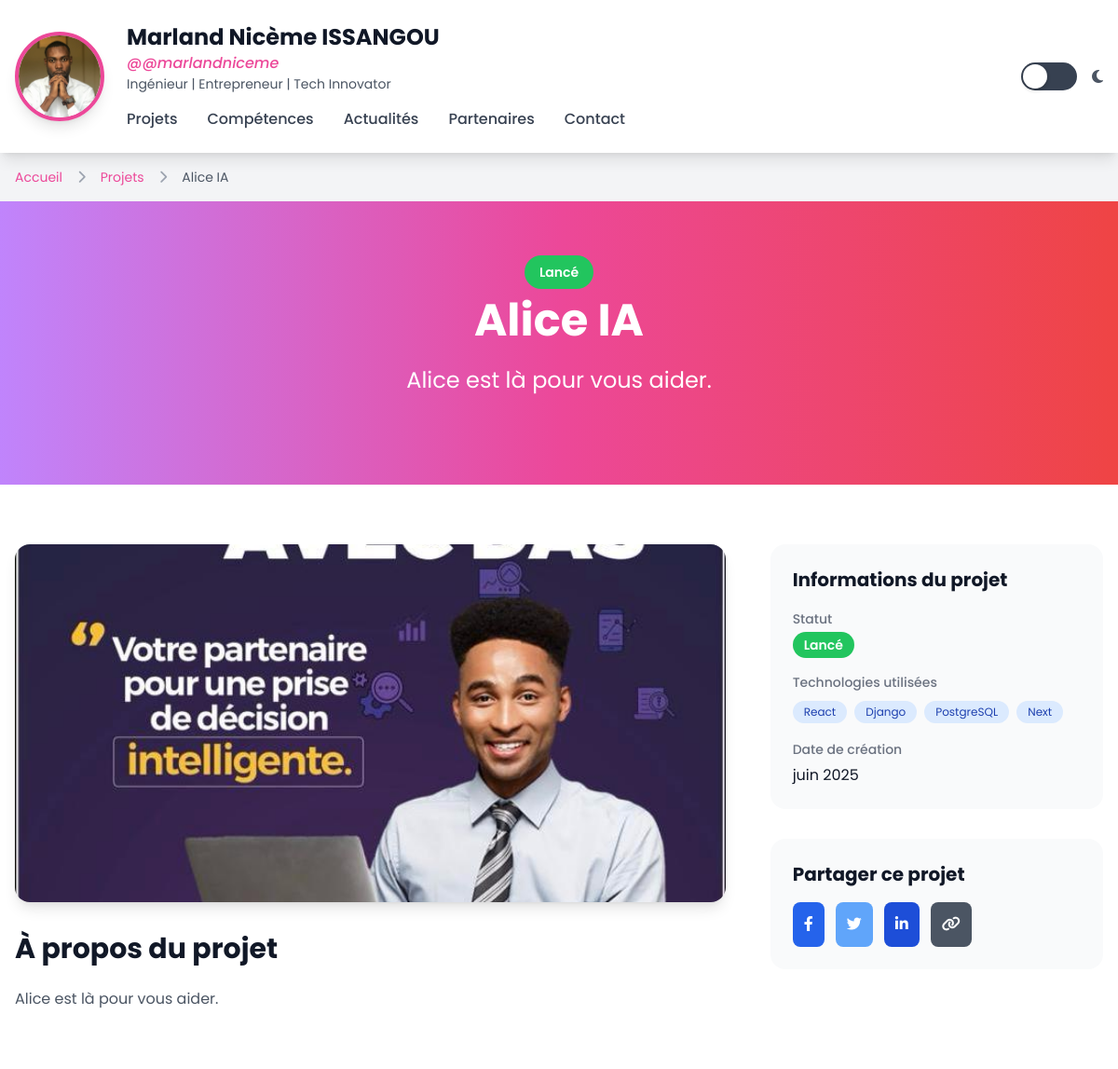
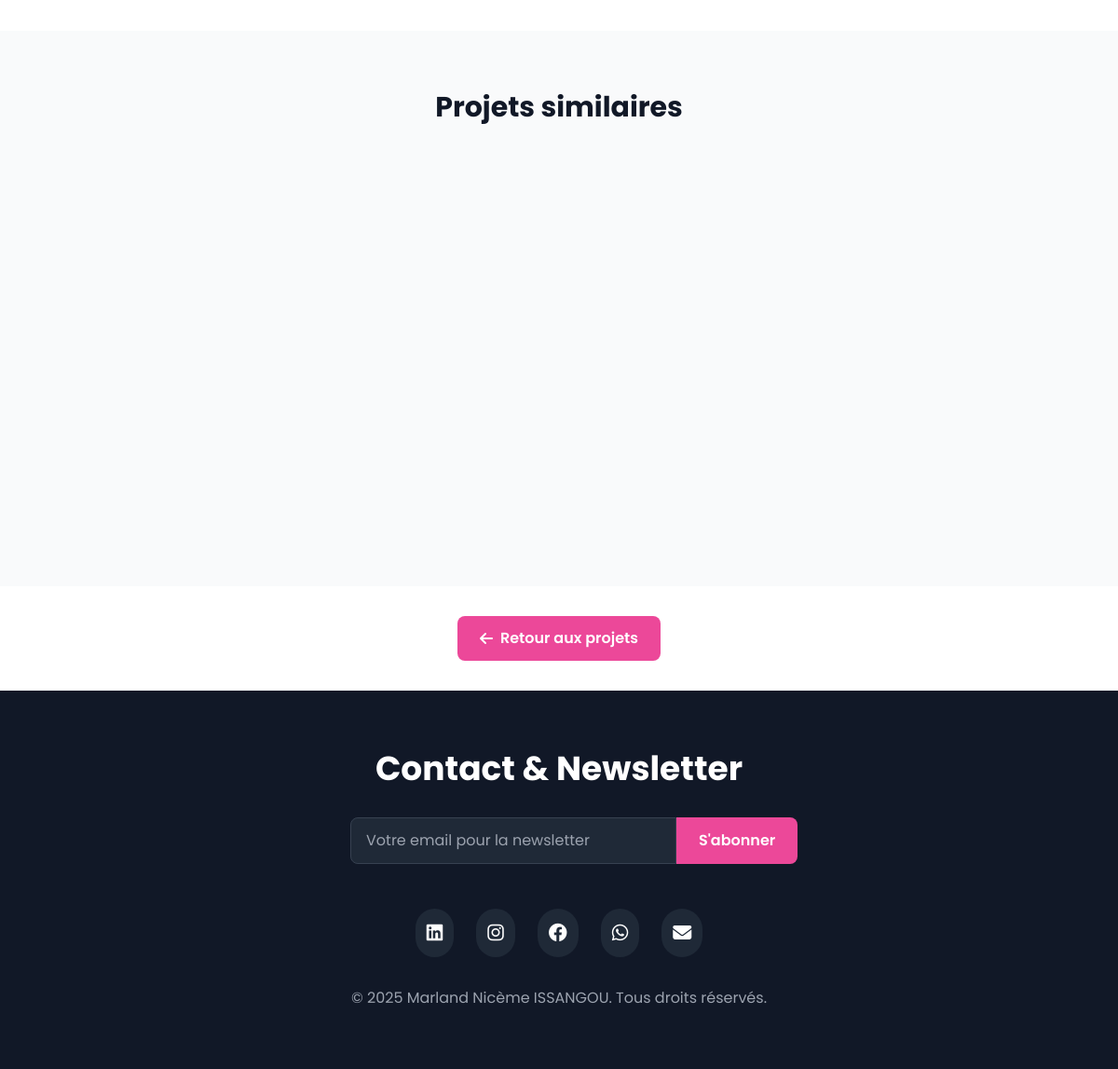
The page /projet/alice-ia/ on the database its author committed (2 pictures, top to bottom).
### portfolio/models.py (models this page shows, shortened)
class Profile(models.Model):
    nom = models.CharField(max_length=100, verbose_name="Nom")
    prenom = models.CharField(max_length=100, verbose_name="Prénom")
    pseudo = models.CharField(max_length=50, unique=True, verbose_name="Pseudo")
    titre_professionnel = models.CharField(max_length=200, verbose_name="Titre professionnel")
    bio = models.TextField(verbose_name="Biographie")
    photo_profil = models.ImageField(
        upload_to='profile/',
        verbose_name="Photo de profil",
        help_text="Recommandé : 400x400px"
    )
    created_at = models.DateTimeField(auto_now_add=True)
    updated_at = models.DateTimeField(auto_now=True)
    class Meta:
        verbose_name = "Profil"
        verbose_name_plural = "Profils"
    @property
    def nom_complet(self):
        return f"{self.prenom} {self.nom}"

class Project(models.Model):
    STATUS_CHOICES = [
        ('en_cours', 'En cours'),
        ('lance', 'Lancé'),
        ('beta', 'Beta'),
        ('termine', 'Terminé'),
        ('pause', 'En pause'),
    ]
    STATUS_COLORS = {
        'en_cours': 'bg-orange-500',
        'lance': 'bg-green-500',
        'beta': 'bg-blue-500',
        'termine': 'bg-gray-500',
        'pause': 'bg-red-500',
    }
    titre = models.CharField(max_length=200, verbose_name="Titre du projet")
    description_courte = models.TextField(
        max_length=300,
        verbose_name="Description courte",
        help_text="Résumé en 300 caractères max"
    )
    description_detaillee = models.TextField(
        verbose_name="Description détaillée",
        help_text="Description complète pour la page détail"
    )
    image = models.ImageField(
        upload_to='projects/',
        verbose_name="Image du projet",
        help_text="Recommandé : 800x600px"
    )
    statut = models.CharField(
        max_length=20,
        choices=STATUS_CHOICES,
        default='en_cours',
        verbose_name="Statut"
    )
    technologies = models.JSONField(
        default=list,
        verbose_name="Technologies utilisées",
        help_text="Ex: [\"React\", \"Django\", \"PostgreSQL\"]"
    )
    slug = models.SlugField(unique=True, blank=True)
    ordre_affichage = models.IntegerField(default=0, verbose_name="Ordre d'affichage")
    featured = models.BooleanField(default=False, verbose_name="Projet mis en avant")
    url_demo = models.URLField(blank=True, null=True, verbose_name="URL de démo")
    url_github = models.URLField(blank=True, null=True, verbose_name="URL GitHub")
    created_at = models.DateTimeField(auto_now_add=True)
    updated_at = models.DateTimeField(auto_now=True)
    class Meta:
        verbose_name = "Projet"
        verbose_name_plural = "Projets"
        ordering = ['ordre_affichage', '-created_at']
    @property
    def status_color(self):
        return self.STATUS_COLORS.get(self.statut, 'bg-gray-500')
    def get_absolute_url(self):
        from django.urls import reverse
        return reverse('portfolio:projet_detail', kwargs={'slug': self.slug})

### portfolio/views.py (the view)
# urls.py: path('projet/<slug:slug>/', views.projet_detail, name='projet_detail'),
def projet_detail(request, slug):
    projet = get_object_or_404(Project, slug=slug)
    projets_similaires = Project.objects.filter(
        featured=True
    ).exclude(id=projet.id).order_by('ordre_affichage')[:3]
    context = {
        'projet': projet,
        'projets_similaires': projets_similaires,
        'profile': Profile.objects.first(),
    }
    return render(request, 'portfolio/projet_detail.html', context)

### templates/portfolio/projet_detail.html (shortened to what this page needs)
{% extends 'base.html' %}
{% load static %}
{% block content %}
    <nav class="bg-gray-100 dark:bg-gray-800 py-4">
        <div class="max-w-7xl mx-auto px-4">
            <ol class="flex items-center space-x-2 text-sm">
                <li><a href="{% url 'portfolio:index' %}" class="text-pink-500 hover:text-pink-700">Accueil</a></li>
                <li><i class="fas fa-chevron-right text-gray-400 mx-2"></i></li>
                <li><a href="{% url 'portfolio:index' %}#projets" class="text-pink-500 hover:text-pink-700">Projets</a></li>
                <li><i class="fas fa-chevron-right text-gray-400 mx-2"></i></li>
                <li class="text-gray-600 dark:text-gray-300">{{ projet.titre }}</li>
            </ol>
        </div>
    </nav>
    <section class="py-16 bg-gradient-to-r from-purple-400 via-pink-500 to-red-500 text-white">
        <div class="max-w-7xl mx-auto px-4">
            <div class="text-center animate-fade-in-up">
                <div class="mb-4">
                    <span class="{{ projet.status_color }} text-white px-4 py-2 rounded-full text-sm font-semibold">
                        {{ projet.get_statut_display }}
                    </span>
                </div>
                <h1 class="text-4xl md:text-5xl font-bold mb-6">{{ projet.titre }}</h1>
                <p class="text-xl md:text-2xl leading-relaxed max-w-4xl mx-auto">
                    {{ projet.description_courte }}
                </p>
            </div>
        </div>
    </section>
    <section class="py-16 bg-white dark:bg-gray-800">
        <div class="max-w-7xl mx-auto px-4">
            <div class="grid grid-cols-1 lg:grid-cols-3 gap-12">
                <div class="lg:col-span-2">
                    <div class="mb-8">
                        <img src="{{ projet.image.url }}" alt="{{ projet.titre }}"
                             class="w-full h-96 object-cover rounded-2xl shadow-lg">
                    </div>
                    <div class="mb-8">
                        <h2 class="text-3xl font-bold mb-6 text-gray-900 dark:text-white">À propos du projet</h2>
                        <div class="prose prose-lg max-w-none text-gray-600 dark:text-gray-300">
                            {{ projet.description_detaillee|linebreaks }}
                        </div>
                    </div>
                </div>
                <div class="lg:col-span-1">
                    <div class="bg-gray-50 dark:bg-gray-700 rounded-2xl p-6 mb-8">
                        <h3 class="text-xl font-bold mb-4 text-gray-900 dark:text-white">Informations du projet</h3>
                        <div class="space-y-4">
                            <div>
                                <span class="text-sm font-medium text-gray-500 dark:text-gray-400">Statut</span>
                                <div class="mt-1">
                                    <span class="{{ projet.status_color }} text-white px-3 py-1 rounded-full text-sm font-semibold">
                                        {{ projet.get_statut_display }}
                                    </span>
                                </div>
                            </div>
                            {% if projet.technologies %}
                            <div>
                                <span class="text-sm font-medium text-gray-500 dark:text-gray-400">Technologies utilisées</span>
                                <div class="mt-2 flex flex-wrap gap-2">
                                    {% for tech in projet.technologies %}
                                    <span class="bg-blue-100 dark:bg-blue-900 text-blue-800 dark:text-blue-200 text-xs px-3 py-1 rounded-full">
                                        {{ tech }}
                                    </span>
                                    {% endfor %}
                                </div>
                            </div>
                            {% endif %}
                            <div>
                                <span class="text-sm font-medium text-gray-500 dark:text-gray-400">Date de création</span>
                                <p class="mt-1 text-gray-900 dark:text-white">{{ projet.created_at|date:"F Y" }}</p>
                            </div>
                        </div>
                    </div>
                    <div class="bg-gray-50 dark:bg-gray-700 rounded-2xl p-6">
                        <h3 class="text-xl font-bold mb-4 text-gray-900 dark:text-white">Partager ce projet</h3>
                        <div class="flex space-x-3">
                            <a href="https://www.facebook.com/sharer/sharer.php?u={{ request.build_absolute_uri }}"
                               target="_blank"
                               class="bg-blue-600 text-white p-3 rounded-lg hover:bg-blue-700 transition-colors">
                                <i class="fab fa-facebook-f"></i>
                            </a>
                            <a href="https://twitter.com/intent/tweet?url={{ request.build_absolute_uri }}&text={{ projet.titre }}"
                               target="_blank"
                               class="bg-blue-400 text-white p-3 rounded-lg hover:bg-blue-500 transition-colors">
                                <i class="fab fa-twitter"></i>
                            </a>
                            <a href="https://www.linkedin.com/sharing/share-offsite/?url={{ request.build_absolute_uri }}"
                               target="_blank"
                               class="bg-blue-700 text-white p-3 rounded-lg hover:bg-blue-800 transition-colors">
                                <i class="fab fa-linkedin-in"></i>
                            </a>
                            <button onclick="copyToClipboard('{{ request.build_absolute_uri }}')"
                                    class="bg-gray-600 text-white p-3 rounded-lg hover:bg-gray-700 transition-colors">
                                <i class="fas fa-link"></i>
                            </button>
                        </div>
                    </div>
                </div>
            </div>
        </div>
    </section>
    {% if projets_similaires %}
    <section class="py-16 bg-gray-50 dark:bg-gray-900">
        <div class="max-w-7xl mx-auto px-4">
            <h2 class="text-3xl font-bold text-center mb-12 text-gray-900 dark:text-white">Projets similaires</h2>
            <div class="grid grid-cols-1 md:grid-cols-2 lg:grid-cols-3 gap-8">
            </div>
        </div>
    </section>
    {% endif %}
    <section class="py-8 bg-white dark:bg-gray-800">
        <div class="max-w-7xl mx-auto px-4 text-center">
            <a href="{% url 'portfolio:index' %}#projets"
               class="inline-flex items-center bg-pink-500 text-white px-6 py-3 rounded-lg font-semibold hover:bg-pink-600 transition-colors">
                <i class="fas fa-arrow-left mr-2"></i>
                Retour aux projets
            </a>
        </div>
    </section>
{% endblock %}

### templates/base.html (shortened to what this page needs)
<!DOCTYPE html>
<html lang="fr">
<head>
    <meta property="og:image" content="{% block og_image %}{% load static %}{% static 'img/og-image.jpg' %}{% endblock %}">
    <meta property="twitter:image" content="{% block twitter_image %}{% load static %}{% static 'img/twitter-image.jpg' %}{% endblock %}">
    {% load static %}
    <script src="https://cdn.tailwindcss.com"></script>
    <link rel="stylesheet" href="https://cdnjs.cloudflare.com/ajax/libs/font-awesome/6.4.0/css/all.min.css">
    <link rel="stylesheet" href="https://cdn.jsdelivr.net/npm/swiper@10/swiper-bundle.min.css" />
</head>
<body class="bg-gray-50 text-gray-900 transition-all duration-300" id="body">
    <header class="bg-white shadow-lg sticky top-0 z-50 transition-all duration-300" id="header">
        <div class="max-w-7xl mx-auto px-4 py-6">
            <div class="flex items-center justify-between">
                <div class="flex items-center space-x-6">
                    {% if profile %}
                    <img src="{{ profile.photo_profil.url }}" alt="{{ profile.nom_complet }}" class="w-20 h-20 md:w-24 md:h-24 rounded-full border-4 border-pink-500 object-cover shadow-lg">
                    <div class="hidden md:block">
                        <h1 class="text-2xl font-bold text-gray-900">{{ profile.nom_complet }}</h1>
                        <p class="text-pink-500 font-medium italic">@{{ profile.pseudo }}</p>
                        <p class="text-gray-600 text-sm">{{ profile.titre_professionnel }}</p>
                        <nav class="hidden lg:block mt-4">
                            <ul class="flex space-x-8">
                                <li><a href="#projets" class="text-gray-700 hover:text-pink-500 font-medium transition-colors">Projets</a></li>
                                <li><a href="#skills" class="text-gray-700 hover:text-pink-500 font-medium transition-colors">Compétences</a></li>
                                <li><a href="#news" class="text-gray-700 hover:text-pink-500 font-medium transition-colors">Actualités</a></li>
                                <li><a href="#partners" class="text-gray-700 hover:text-pink-500 font-medium transition-colors">Partenaires</a></li>
                                <li><a href="#contact" class="text-gray-700 hover:text-pink-500 font-medium transition-colors">Contact</a></li>
                            </ul>
                        </nav>
                    </div>
                    {% endif %}
                </div>
                <div class="flex items-center space-x-4">
                    <div class="toggle-switch" id="themeToggle">
                        <div class="toggle-thumb"></div>
                    </div>
                    <i class="fas fa-moon text-gray-600" id="themeIcon"></i>
                </div>
            </div>
        </div>
    </header>
    <main>
        {% block content %}{% endblock %}
    </main>
    <footer class="py-16 bg-gray-900 text-white" id="contact">
        <div class="max-w-7xl mx-auto px-4">
            <div class="text-center mb-12">
                <h2 class="text-3xl md:text-4xl font-bold mb-8">Contact & Newsletter</h2>
                <div class="max-w-md mx-auto">
                    <form id="newsletterForm" class="flex">
                        <input type="email" id="newsletterEmail" placeholder="Votre email pour la newsletter"
                               class="flex-1 px-4 py-3 rounded-l-lg bg-gray-800 border border-gray-700 text-white placeholder-gray-400 focus:outline-none focus:ring-2 focus:ring-pink-500"
                               required>
                        <button type="submit" id="newsletterBtn" class="bg-pink-500 hover:bg-pink-600 px-6 py-3 rounded-r-lg font-semibold transition-colors">
                            S'abonner
                        </button>
                    </form>
                </div>
            </div>
            <div class="flex justify-center space-x-6 mb-8">
                <a href="#" class="bg-gray-800 hover:bg-blue-600 p-3 rounded-full transition-colors">
                    <i class="fab fa-linkedin text-xl"></i>
                </a>
                <a href="#" class="bg-gray-800 hover:bg-pink-600 p-3 rounded-full transition-colors">
                    <i class="fab fa-instagram text-xl"></i>
                </a>
                <a href="#" class="bg-gray-800 hover:bg-blue-500 p-3 rounded-full transition-colors">
                    <i class="fab fa-facebook text-xl"></i>
                </a>
                <a href="#" class="bg-gray-800 hover:bg-green-500 p-3 rounded-full transition-colors">
                    <i class="fab fa-whatsapp text-xl"></i>
                </a>
                <a href="#" class="bg-gray-800 hover:bg-red-500 p-3 rounded-full transition-colors">
                    <i class="fas fa-envelope text-xl"></i>
                </a>
            </div>
            <div class="text-center text-gray-400">
                <p>&copy; {% now "Y" %} {% if profile %}{{ profile.nom_complet }}{% else %}Portfolio{% endif %}. Tous droits réservés.</p>
            </div>
        </div>
    </footer>
</body>
</html>

### rows shown on the page
Profile: photo_profil (picture), nom_complet "Marland Nicème ISSANGOU", pseudo "@marlandniceme", titre_professionnel "Ingénieur | Entrepreneur | Tech Innovator"
Project: titre "Alice IA", statut "Lancé", description_courte "Alice est là pour vous aider.", image (picture), description_detaillee "Alice est là pour vous aider.", created_at "juin 2025"

### other values the page prints
{{ tech }} "React" "Django" "PostgreSQL" "Next"
